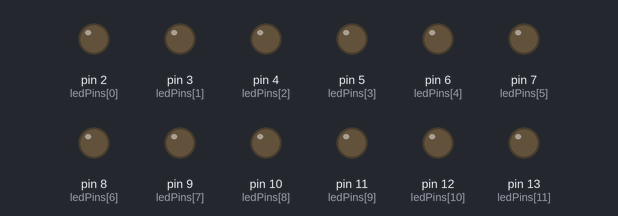
Bench run of a sketch on a simulated Arduino Uno, built with avr-gcc and run on an emulated ATmega328P. Parts: output pins drawn as LEDs (lit = HIGH). Random numbers use the default seed unless the sketch sets one.

Above: at 0.15 s.
At 16.8 s:
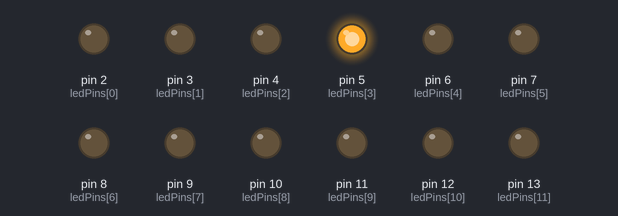
At 25.29 s:
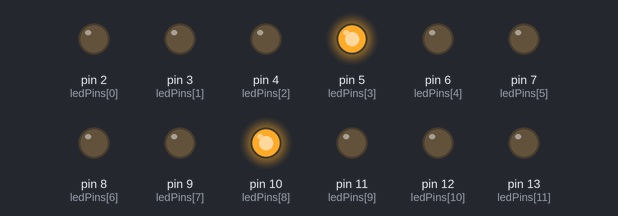
At 29.25 s:
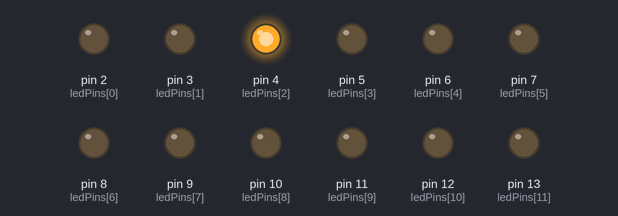
At 39.26 s:
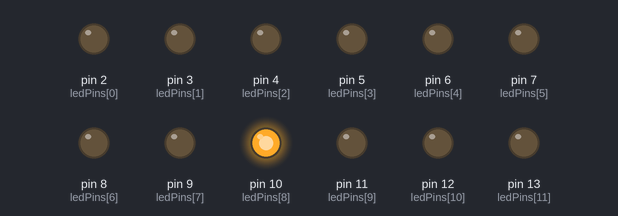
At 39.86 s:
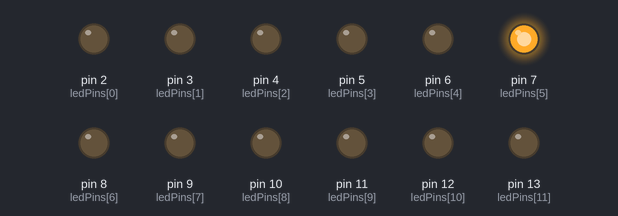
Timing chart, 0 to 40.0 s (numbered marks = the images above):
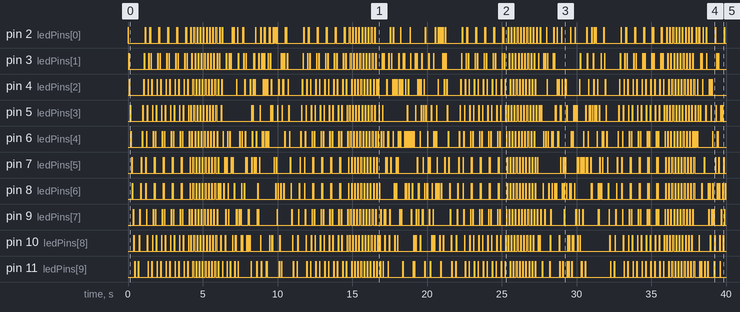

The sketch:

led_playdate3.ino
```cpp
int ledPins[13] = {2, 3, 4, 5, 6, 7, 8, 9, 10, 11, 12, 13};
int redLeds[5] = {2, 5, 10, 13};
int yellowLeds[5] = {3, 6, 9, 12};
int greenLeds[5] = {4, 7, 8, 11};
// r y g r y g g y r g y r
int delayOn = 20;
int delayOff = 30;

void setup() {
  // put your setup code here, to run once:
  for(int i =0 ; i<12; i++){
    pinMode(ledPins[i], OUTPUT);
    digitalWrite(ledPins[i], LOW);
  }
}

void loop() {
  // put your main code here, to run repeatedly:
  for(int i=0;i<12;i++){
    digitalWrite(ledPins[i], HIGH);
    delay(delayOn);
    digitalWrite(ledPins[i], LOW);
    delay(delayOff);
  }

  for(int i=11;i>=0;i--){
    digitalWrite(ledPins[i], HIGH);
    delay(delayOn);
    digitalWrite(ledPins[i], LOW);
    delay(delayOff);
  }

  for(int k=1;k<=5;k++){
    for(int j=5,i=6;i<12;i++,j--){
      digitalWrite(ledPins[i], HIGH);
      digitalWrite(ledPins[j], HIGH);
      delay(delayOn);
      digitalWrite(ledPins[i], LOW);
      digitalWrite(ledPins[j], LOW);
      delay(delayOff);
    }
    for(int j=0,i=11;i>=6;i--,j++){
      digitalWrite(ledPins[i], HIGH);
      digitalWrite(ledPins[j], HIGH);
      delay(delayOn);
      digitalWrite(ledPins[i], LOW);
      digitalWrite(ledPins[j], LOW);
      delay(delayOff);
    }
  }

  delayOn *= 2;
  for(int k=1; k<10; k++){
    for(int i = 0 ; i<4; i++){
      digitalWrite(redLeds[i], HIGH);
    }
    delay(delayOn);
    for(int i = 0; i<4; i++){
      digitalWrite(redLeds[i], LOW);
    }
    delay(delayOff);
    for(int i = 0 ; i<4; i++){
      digitalWrite(yellowLeds[i], HIGH);
    }
    delay(delayOn);
    for(int i = 0; i<4; i++){
      digitalWrite(yellowLeds[i], LOW);
    }
    delay(delayOff);
    for(int i = 0 ; i<4; i++){
      digitalWrite(greenLeds[i], HIGH);
    }
    delay(delayOn);
    for(int i = 0; i<4; i++){
      digitalWrite(greenLeds[i], LOW);
    }
    delay(delayOff);
  }
  delayOn /= 2;


  for(int k = 0 ;k <150; k++){
    int led = random(2, 13);
    digitalWrite(led, HIGH);
    delay(20);
    digitalWrite(led, LOW);
    delay(10);
  }
}
```

Measured:
- by itself, pin 13 (ledPins[11]): moves between LOW and HIGH, repeating every 10.6 s
